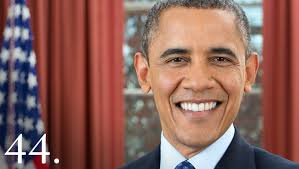
#> input picture train_data/Barack Obama/download (11).jpeg, 299 x 169 px; its folder holds only this picture in this run
$ jupyter execute --allow-errors Untitled.ipynb
#> lines starting #> are read from the running program, lines starting #| are printed output that depends on the picture
[cell 1]
import os
import numpy as np

data_path="train_data" # Folder path where your training data is stored
labels=os.listdir(data_path)    # Get all file/folder names inside 'train_data'
print(labels)
categories=np.arange(len(labels)) # Create a NumPy array [0, 1, 2, ..., N-1]
print(categories)
categories_dict=dict(zip(labels,categories))  # Map each label name to a category number
print(categories_dict)

[cell 2]
#Data Preprocess
import cv2


face_classifier=cv2.CascadeClassifier('haarcascade_frontalface_default.xml')
data=[]
target=[]

img_size=50

for label in labels:
    imgs_path=os.path.join(data_path,label)
    img_names=os.listdir(imgs_path)

    print(imgs_path)

    for img_name in img_names:

        img_path=os.path.join(imgs_path,img_name)
        img=cv2.imread(img_path)
#> img is the input picture: shape (169, 299, 3); mean B, G, R 90.2, 98, 140.4

        gray=cv2.cvtColor(img,cv2.COLOR_BGR2GRAY)
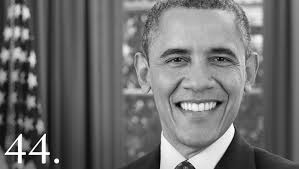
#> gray: shape (169, 299); min 1, max 255, mean 109.8

        faces=face_classifier.detectMultiScale(gray,1.3,5)
#> faces = [[140, 12, 123, 123]]

        for (x,y,w,h) in faces:

            #v2.rectangle(img,(x,y),(x+w,y+h),(0,255,0),2)
            cropped_face=gray[y:y+h,x:x+w]


            cv2.imshow('LIVE', cropped_face)
            k=cv2.waitKey(0)
#> this loop made 1 pass; (key Esc is pressed on pass 1)
#> pass 1, `cropped_face=gray[y:y+h,x:x+w]`:
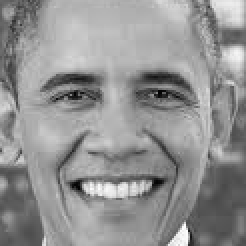
#> cropped_face: shape (123, 123) (shown 2 times larger); min 3, max 254, mean 146.3

        if (k==121): #check y
              cropped_face=cv2.resize(cropped_face,(img_size,img_size))

              data.append(cropped_face)
              target.append(categories_dict[label])


        if (k==32):
            break
#> pass 2 of the loop `for label in labels:`:
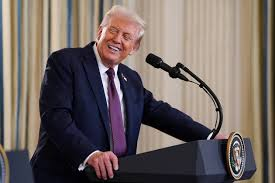
#> input picture train_data/Donald Trump/download (12).jpeg, 275 x 183 px
#> img is the input picture: shape (183, 275, 3); mean B, G, R 96.9, 100.7, 111.9
#> `gray=cv2.cvtColor(img,cv2.COLOR_BGR2GRAY)`:
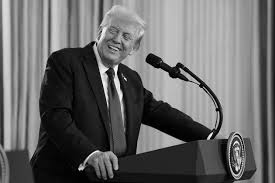
#> gray: shape (183, 275); min 0, max 254, mean 103.6
#> faces = ()
cv2.destroyAllWindows()
